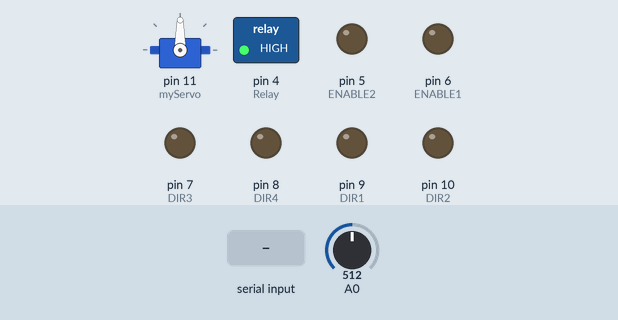
This sketch was run on a simulated Arduino Uno, built with avr-gcc and run on an emulated ATmega328P. Parts: servo, switched loads named in the sketch (green lamp = pin HIGH), output pins drawn as LEDs (lit = HIGH). Inputs (shaded band) come from the test bench; at power-on: A0 = 512.

Above: at 1.2 s.
1.3 s: A0 set to 933
2.8 s: A0 set to 966
At 3.1 s:
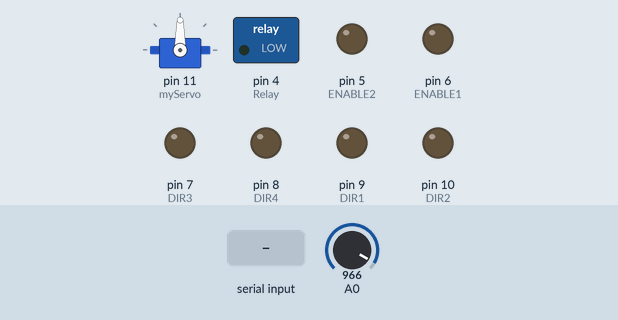
4.3 s: "S,45\n" received over Serial
At 5.5 s:
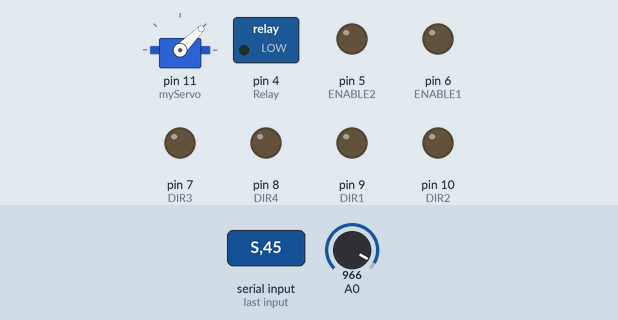
5.8 s: "D90\n" received over Serial
At 6.8 s:
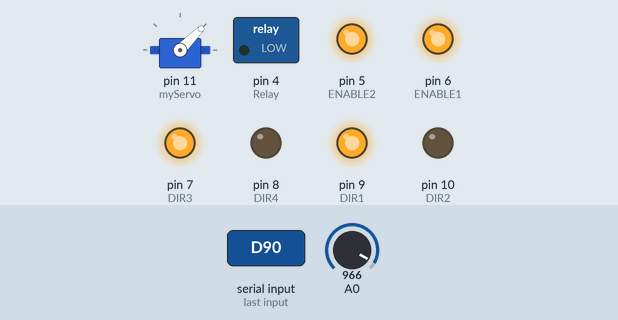
7.3 s: "S90\n" received over Serial
At 7.9 s:
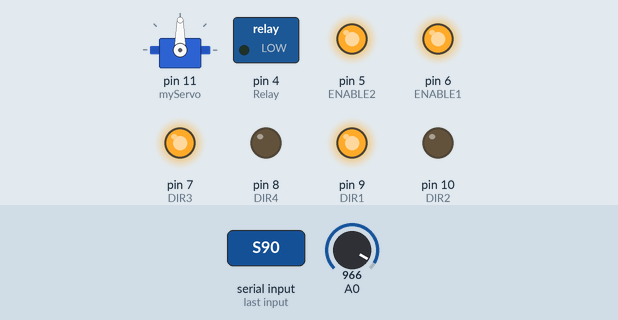
8.8 s: "D,45\n" received over Serial
At 9.1 s:
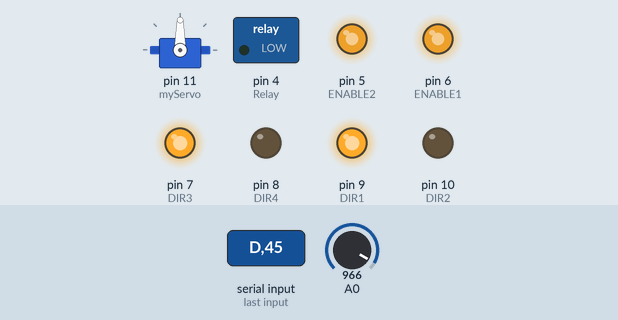
Timing chart, 0 to 11.3 s (numbered marks = the images above; inputs shaded):
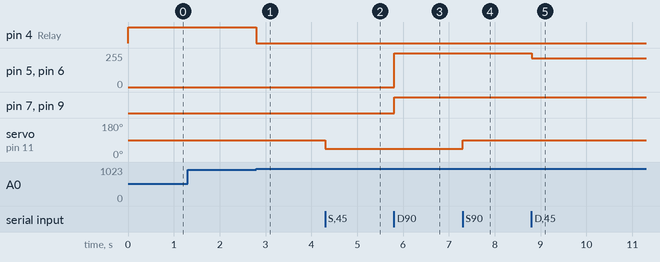

The sketch:

auto2_control3.ino
```cpp
#include <Servo.h>
#include <SoftwareSerial.h> //소프트웨어시리얼 라이브러리 추가

Servo myServo;

const int ENABLE1 = 6;
const int DIR1 = 9;
const int DIR2 = 10;
const int ENABLE2 = 5;
const int DIR3 = 7;
const int DIR4 = 8;
const int Relay = 4;
const int trigPin = 2;
const int echoPin = 3;

void setup() {
  pinMode(ENABLE1, OUTPUT);
  pinMode(DIR1, OUTPUT);
  pinMode(DIR2, OUTPUT);

  pinMode(ENABLE2, OUTPUT);
  pinMode(DIR3, OUTPUT);
  pinMode(DIR4, OUTPUT);

  digitalWrite(ENABLE1, LOW);
  digitalWrite(ENABLE2, LOW);

  Serial.begin(9600);

  myServo.attach(11);
  pinMode(Relay,OUTPUT);
  digitalWrite(Relay,HIGH); //이건 임시방편

  // 초음파 센서 핀 설정
  pinMode(trigPin, OUTPUT);
  pinMode(echoPin, INPUT);
}

void loop() {
  int light = analogRead(A0);
  // Serial.println(light);
  if (light<950){
    digitalWrite(Relay,HIGH);
  }
  else{
    digitalWrite(Relay,LOW);
  }

  if (Serial.available() > 0) {
    char command = Serial.read(); // 시리얼로부터 명령 읽기

    if (command == 'S') {
      int angle = Serial.parseInt(); // 각도 읽기
      myServo.write(angle); // 서보 모터 각도 설정
    }
    else if (command == 'D') {
      int speed = Serial.parseInt(); // 속도 읽기 (0~255)
      int value = map(speed, -100, 100, -255, 255);
      if (value > 0 && value <= 155) {
        analogWrite(ENABLE1, value+100);
        analogWrite(ENABLE2, value+100);
        digitalWrite(DIR1, HIGH);
        digitalWrite(DIR2, LOW);
        digitalWrite(DIR3, HIGH);
        digitalWrite(DIR4, LOW);
      }
      else if (value < 0 && value >= -155){
        analogWrite(ENABLE1, abs(value)+100);
        analogWrite(ENABLE2, abs(value)+100);
        digitalWrite(DIR1, LOW);
        digitalWrite(DIR2, HIGH);
        digitalWrite(DIR3, LOW);
        digitalWrite(DIR4, HIGH);
      }
      else if (value > 155) {
        analogWrite(ENABLE1, 255);
        analogWrite(ENABLE2, 255);
        digitalWrite(DIR1, HIGH);
        digitalWrite(DIR2, LOW);
        digitalWrite(DIR3, HIGH);
        digitalWrite(DIR4, LOW);
      }
      else if (value < -155){
        analogWrite(ENABLE1, 255);
        analogWrite(ENABLE2, 255);
        digitalWrite(DIR1, LOW);
        digitalWrite(DIR2, HIGH);
        digitalWrite(DIR3, LOW);
        digitalWrite(DIR4, HIGH);
      }
      else{
        analogWrite(ENABLE1, 0);
        analogWrite(ENABLE2, 0);
      }
    }
  }
  // digitalWrite(trigPin, HIGH);
  // delayMicroseconds(10);
  // digitalWrite(trigPin, LOW);

  // long duration = pulseIn(echoPin, HIGH);
  // float distance = (duration / 2.0) * 0.0344; // 거리 계산 (cm)

  // // Serial.print("D");
  // Serial.println(distance); // 거리값을 시리얼로 전송
  // delay(10);
  // if(distance < 20){
  //   analogWrite(ENABLE1, 0);
  //   analogWrite(ENABLE2, 0);
  // }

  // if( distance < 20){
  //   analogWrite(ENABLE1, 0);
  //   analogWrite(ENABLE2, 0);
  // }
}
```

Measured:
- the behaviour switches between 949 and 950 on A0 (found by bisection; images 0 and 1)
- after the input at 1.3 s, every drawn part: stays the same
- after the input at 2.8 s, pin 4 (Relay): HIGH → LOW at once
- after the input at 4.3 s, servo on pin 11 (myServo): 90° → 45° at once
- after the input at 5.8 s, pin 5 (ENABLE2), pin 6 (ENABLE1): 0/255 → 255/255 at once; pin 7 (DIR3), pin 9 (DIR1): LOW → HIGH at once
- after the input at 7.3 s, servo on pin 11 (myServo): 45° → 90° at once
- after the input at 8.8 s, pin 5 (ENABLE2), pin 6 (ENABLE1): 255/255 → 214/255 at once
